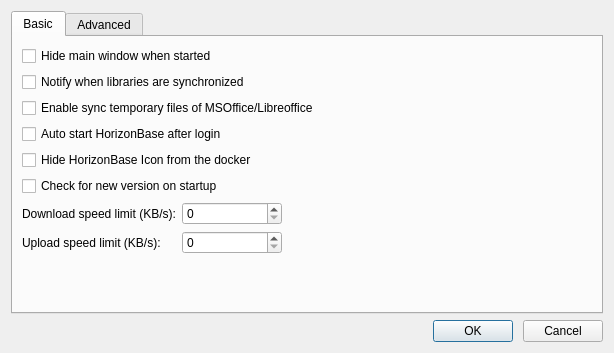
<?xml version="1.0" encoding="UTF-8"?>
<ui version="4.0">
 <class>SettingsDialog</class>
 <widget class="QDialog" name="SettingsDialog">
  <property name="geometry">
   <rect>
    <x>0</x>
    <y>0</y>
    <width>614</width>
    <height>353</height>
   </rect>
  </property>
  <property name="windowTitle">
   <string>Dialog</string>
  </property>
  <layout class="QVBoxLayout" name="verticalLayout_3">
   <item>
    <widget class="QTabWidget" name="mTabWidget">
     <property name="currentIndex">
      <number>0</number>
     </property>
     <widget class="QWidget" name="mBasicTab">
      <attribute name="title">
       <string>Basic</string>
      </attribute>
      <layout class="QVBoxLayout" name="verticalLayout">
       <item>
        <widget class="QCheckBox" name="mHideMainWinCheckBox">
         <property name="text">
          <string>Hide main window when started</string>
         </property>
        </widget>
       </item>
       <item>
        <widget class="QCheckBox" name="mNotifyCheckBox">
         <property name="text">
          <string>Notify when libraries are synchronized</string>
         </property>
        </widget>
       </item>
       <item>
        <widget class="QCheckBox" name="mSyncExtraTempFileCheckBox">
         <property name="text">
          <string>Enable sync temporary files of MSOffice/Libreoffice</string>
         </property>
        </widget>
       </item>
       <item>
        <widget class="QCheckBox" name="mAutoStartCheckBox">
         <property name="text">
          <string>Auto start HorizonBase after login</string>
         </property>
        </widget>
       </item>
       <item>
        <widget class="QCheckBox" name="mHideDockIconCheckBox">
         <property name="text">
          <string>Hide HorizonBase Icon from the docker</string>
         </property>
        </widget>
       </item>
       <item>
        <widget class="QCheckBox" name="mCheckLatestVersionBox">
         <property name="text">
          <string>Check for new version on startup</string>
         </property>
        </widget>
       </item>
       <item>
        <layout class="QFormLayout" name="formLayout">
         <property name="labelAlignment">
          <set>Qt::AlignLeading|Qt::AlignLeft|Qt::AlignVCenter</set>
         </property>
         <property name="formAlignment">
          <set>Qt::AlignLeading|Qt::AlignLeft|Qt::AlignTop</set>
         </property>
         <item row="0" column="0">
          <widget class="QLabel" name="label_5">
           <property name="text">
            <string>Download speed limit (KB/s):</string>
           </property>
          </widget>
         </item>
         <item row="1" column="0">
          <widget class="QLabel" name="label_4">
           <property name="text">
            <string>Upload speed limit (KB/s):</string>
           </property>
          </widget>
         </item>
         <item row="0" column="1">
          <widget class="QSpinBox" name="mDownloadSpinBox">
           <property name="maximumSize">
            <size>
             <width>100</width>
             <height>16777215</height>
            </size>
           </property>
           <property name="maximum">
            <number>100000</number>
           </property>
           <property name="singleStep">
            <number>10</number>
           </property>
          </widget>
         </item>
         <item row="1" column="1">
          <widget class="QSpinBox" name="mUploadSpinBox">
           <property name="maximumSize">
            <size>
             <width>100</width>
             <height>16777215</height>
            </size>
           </property>
           <property name="maximum">
            <number>100000</number>
           </property>
           <property name="singleStep">
            <number>10</number>
           </property>
          </widget>
         </item>
        </layout>
       </item>
      </layout>
     </widget>
     <widget class="QWidget" name="mAdvancedTab">
      <attribute name="title">
       <string>Advanced</string>
      </attribute>
      <layout class="QVBoxLayout" name="verticalLayout_2">
       <item>
        <widget class="QCheckBox" name="mAllowInvalidWorktreeCheckBox">
         <property name="text">
          <string>Do not automatically unsync a library</string>
         </property>
        </widget>
       </item>
       <item>
        <widget class="QLabel" name="desc">
         <property name="text">
          <string>Do not automatically unsync a library when its local directory is removed or unaccessible for other reasons.</string>
         </property>
         <property name="wordWrap">
          <bool>true</bool>
         </property>
        </widget>
       </item>
       <item>
        <widget class="QCheckBox" name="mAllowRepoNotFoundCheckBox">
         <property name="text">
          <string>Do not unsync a library when not found on server</string>
         </property>
        </widget>
       </item>
       <item>
        <widget class="QLabel" name="desc_2">
         <property name="text">
          <string>Do not automatically unsync a library when it's not found on server</string>
         </property>
         <property name="wordWrap">
          <bool>true</bool>
         </property>
        </widget>
       </item>
       <item>
        <spacer name="verticalSpacer">
         <property name="orientation">
          <enum>Qt::Vertical</enum>
         </property>
         <property name="sizeHint" stdset="0">
          <size>
           <width>20</width>
           <height>40</height>
          </size>
         </property>
        </spacer>
       </item>
      </layout>
     </widget>
    </widget>
   </item>
   <item>
    <layout class="QHBoxLayout" name="horizontalLayout">
     <property name="spacing">
      <number>10</number>
     </property>
     <item>
      <spacer name="horizontalSpacer">
       <property name="orientation">
        <enum>Qt::Horizontal</enum>
       </property>
       <property name="sizeHint" stdset="0">
        <size>
         <width>40</width>
         <height>20</height>
        </size>
       </property>
      </spacer>
     </item>
     <item>
      <widget class="QPushButton" name="mOkBtn">
       <property name="text">
        <string>OK</string>
       </property>
      </widget>
     </item>
     <item>
      <widget class="QPushButton" name="mCancelBtn">
       <property name="text">
        <string>Cancel</string>
       </property>
      </widget>
     </item>
    </layout>
   </item>
  </layout>
 </widget>
 <resources/>
 <connections>
  <connection>
   <sender>mCancelBtn</sender>
   <signal>clicked()</signal>
   <receiver>SettingsDialog</receiver>
   <slot>reject()</slot>
   <hints>
    <hint type="sourcelabel">
     <x>421</x>
     <y>238</y>
    </hint>
    <hint type="destinationlabel">
     <x>249</x>
     <y>249</y>
    </hint>
   </hints>
  </connection>
  <connection>
   <sender>mOkBtn</sender>
   <signal>clicked()</signal>
   <receiver>SettingsDialog</receiver>
   <slot>accept()</slot>
   <hints>
    <hint type="sourcelabel">
     <x>280</x>
     <y>227</y>
    </hint>
    <hint type="destinationlabel">
     <x>119</x>
     <y>223</y>
    </hint>
   </hints>
  </connection>
 </connections>
</ui>
